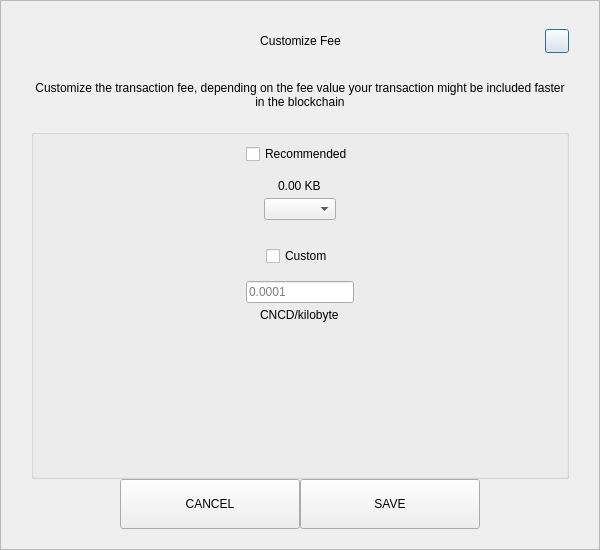
<?xml version="1.0" encoding="UTF-8"?>
<ui version="4.0">
 <class>SendCustomFeeDialog</class>
 <widget class="QDialog" name="SendCustomFeeDialog">
  <property name="geometry">
   <rect>
    <x>0</x>
    <y>0</y>
    <width>600</width>
    <height>550</height>
   </rect>
  </property>
  <property name="windowTitle">
   <string>Form</string>
  </property>
  <layout class="QVBoxLayout" name="verticalLayout_3">
   <property name="spacing">
    <number>0</number>
   </property>
   <property name="leftMargin">
    <number>0</number>
   </property>
   <property name="topMargin">
    <number>0</number>
   </property>
   <property name="rightMargin">
    <number>0</number>
   </property>
   <property name="bottomMargin">
    <number>0</number>
   </property>
   <item>
    <widget class="QFrame" name="frame">
     <property name="styleSheet">
      <string notr="true"/>
     </property>
     <property name="frameShape">
      <enum>QFrame::StyledPanel</enum>
     </property>
     <property name="frameShadow">
      <enum>QFrame::Raised</enum>
     </property>
     <layout class="QVBoxLayout" name="verticalLayout_2">
      <property name="spacing">
       <number>0</number>
      </property>
      <property name="leftMargin">
       <number>30</number>
      </property>
      <property name="topMargin">
       <number>20</number>
      </property>
      <property name="rightMargin">
       <number>30</number>
      </property>
      <property name="bottomMargin">
       <number>20</number>
      </property>
      <item>
       <layout class="QHBoxLayout" name="horizontalLayout_3">
        <property name="spacing">
         <number>0</number>
        </property>
        <item>
         <spacer name="horizontalSpacer_21">
          <property name="orientation">
           <enum>Qt::Horizontal</enum>
          </property>
          <property name="sizeHint" stdset="0">
           <size>
            <width>40</width>
            <height>20</height>
           </size>
          </property>
         </spacer>
        </item>
        <item>
         <widget class="QLabel" name="labelTitle">
          <property name="minimumSize">
           <size>
            <width>0</width>
            <height>40</height>
           </size>
          </property>
          <property name="maximumSize">
           <size>
            <width>16777215</width>
            <height>40</height>
           </size>
          </property>
          <property name="styleSheet">
           <string notr="true">padding-left:24px;</string>
          </property>
          <property name="text">
           <string>Customize Fee</string>
          </property>
          <property name="alignment">
           <set>Qt::AlignCenter</set>
          </property>
          <property name="margin">
           <number>7</number>
          </property>
         </widget>
        </item>
        <item>
         <spacer name="horizontalSpacer">
          <property name="orientation">
           <enum>Qt::Horizontal</enum>
          </property>
          <property name="sizeHint" stdset="0">
           <size>
            <width>40</width>
            <height>20</height>
           </size>
          </property>
         </spacer>
        </item>
        <item>
         <widget class="QPushButton" name="btnEsc">
          <property name="minimumSize">
           <size>
            <width>24</width>
            <height>24</height>
           </size>
          </property>
          <property name="maximumSize">
           <size>
            <width>24</width>
            <height>24</height>
           </size>
          </property>
          <property name="text">
           <string/>
          </property>
         </widget>
        </item>
       </layout>
      </item>
      <item>
       <spacer name="verticalSpacer_2">
        <property name="orientation">
         <enum>Qt::Vertical</enum>
        </property>
        <property name="sizeType">
         <enum>QSizePolicy::Fixed</enum>
        </property>
        <property name="sizeHint" stdset="0">
         <size>
          <width>20</width>
          <height>20</height>
         </size>
        </property>
       </spacer>
      </item>
      <item>
       <widget class="QLabel" name="labelMessage">
        <property name="text">
         <string>Customize the transaction fee, depending on the fee value your transaction might be included faster in the blockchain</string>
        </property>
        <property name="alignment">
         <set>Qt::AlignCenter</set>
        </property>
        <property name="wordWrap">
         <bool>true</bool>
        </property>
       </widget>
      </item>
      <item>
       <spacer name="verticalSpacer_3">
        <property name="orientation">
         <enum>Qt::Vertical</enum>
        </property>
        <property name="sizeType">
         <enum>QSizePolicy::Fixed</enum>
        </property>
        <property name="sizeHint" stdset="0">
         <size>
          <width>20</width>
          <height>20</height>
         </size>
        </property>
       </spacer>
      </item>
      <item>
       <widget class="QGroupBox" name="groupBox">
        <property name="title">
         <string/>
        </property>
        <layout class="QVBoxLayout" name="verticalLayout">
         <property name="leftMargin">
          <number>12</number>
         </property>
         <property name="rightMargin">
          <number>12</number>
         </property>
         <item>
          <layout class="QVBoxLayout" name="verticalLayout_4">
           <property name="spacing">
            <number>5</number>
           </property>
           <item alignment="Qt::AlignHCenter">
            <widget class="QCheckBox" name="checkBoxRecommended">
             <property name="text">
              <string>Recommended</string>
             </property>
            </widget>
           </item>
           <item>
            <spacer name="verticalSpacer_5">
             <property name="orientation">
              <enum>Qt::Vertical</enum>
             </property>
             <property name="sizeType">
              <enum>QSizePolicy::Fixed</enum>
             </property>
             <property name="sizeHint" stdset="0">
              <size>
               <width>20</width>
               <height>10</height>
              </size>
             </property>
            </spacer>
           </item>
           <item alignment="Qt::AlignHCenter">
            <widget class="QLabel" name="labelFee">
             <property name="text">
              <string>0.00 KB</string>
             </property>
            </widget>
           </item>
           <item alignment="Qt::AlignHCenter">
            <widget class="QComboBox" name="comboBoxRecommended"/>
           </item>
          </layout>
         </item>
         <item>
          <spacer name="verticalSpacer">
           <property name="orientation">
            <enum>Qt::Vertical</enum>
           </property>
           <property name="sizeType">
            <enum>QSizePolicy::Fixed</enum>
           </property>
           <property name="sizeHint" stdset="0">
            <size>
             <width>20</width>
             <height>20</height>
            </size>
           </property>
          </spacer>
         </item>
         <item>
          <layout class="QVBoxLayout" name="verticalLayout_5">
           <property name="spacing">
            <number>5</number>
           </property>
           <item alignment="Qt::AlignHCenter">
            <widget class="QCheckBox" name="checkBoxCustom">
             <property name="text">
              <string>Custom</string>
             </property>
            </widget>
           </item>
           <item>
            <spacer name="verticalSpacer_6">
             <property name="orientation">
              <enum>Qt::Vertical</enum>
             </property>
             <property name="sizeType">
              <enum>QSizePolicy::Fixed</enum>
             </property>
             <property name="sizeHint" stdset="0">
              <size>
               <width>20</width>
               <height>10</height>
              </size>
             </property>
            </spacer>
           </item>
           <item alignment="Qt::AlignHCenter">
            <widget class="QLineEdit" name="lineEditCustomFee">
             <property name="placeholderText">
              <string notr="true">0.0001</string>
             </property>
            </widget>
           </item>
           <item alignment="Qt::AlignHCenter">
            <widget class="QLabel" name="labelCustomFee">
             <property name="text">
              <string>CNCD/kilobyte</string>
             </property>
            </widget>
           </item>
          </layout>
         </item>
         <item>
          <spacer name="verticalSpacer_4">
           <property name="orientation">
            <enum>Qt::Vertical</enum>
           </property>
           <property name="sizeHint" stdset="0">
            <size>
             <width>20</width>
             <height>40</height>
            </size>
           </property>
          </spacer>
         </item>
        </layout>
       </widget>
      </item>
      <item>
       <layout class="QHBoxLayout" name="horizontalLayout" stretch="1,2,2,1">
        <item>
         <spacer name="horizontalSpacer1">
          <property name="orientation">
           <enum>Qt::Horizontal</enum>
          </property>
          <property name="sizeHint" stdset="0">
           <size>
            <width>40</width>
            <height>20</height>
           </size>
          </property>
         </spacer>
        </item>
        <item>
         <widget class="QPushButton" name="btnCancel">
          <property name="minimumSize">
           <size>
            <width>180</width>
            <height>50</height>
           </size>
          </property>
          <property name="focusPolicy">
           <enum>Qt::NoFocus</enum>
          </property>
          <property name="text">
           <string>CANCEL</string>
          </property>
         </widget>
        </item>
        <item>
         <widget class="QPushButton" name="btnSave">
          <property name="minimumSize">
           <size>
            <width>180</width>
            <height>50</height>
           </size>
          </property>
          <property name="focusPolicy">
           <enum>Qt::NoFocus</enum>
          </property>
          <property name="text">
           <string>SAVE</string>
          </property>
         </widget>
        </item>
        <item>
         <spacer name="horizontalSpacer_2">
          <property name="orientation">
           <enum>Qt::Horizontal</enum>
          </property>
          <property name="sizeHint" stdset="0">
           <size>
            <width>40</width>
            <height>20</height>
           </size>
          </property>
         </spacer>
        </item>
       </layout>
      </item>
     </layout>
    </widget>
   </item>
  </layout>
 </widget>
 <resources/>
 <connections/>
</ui>
